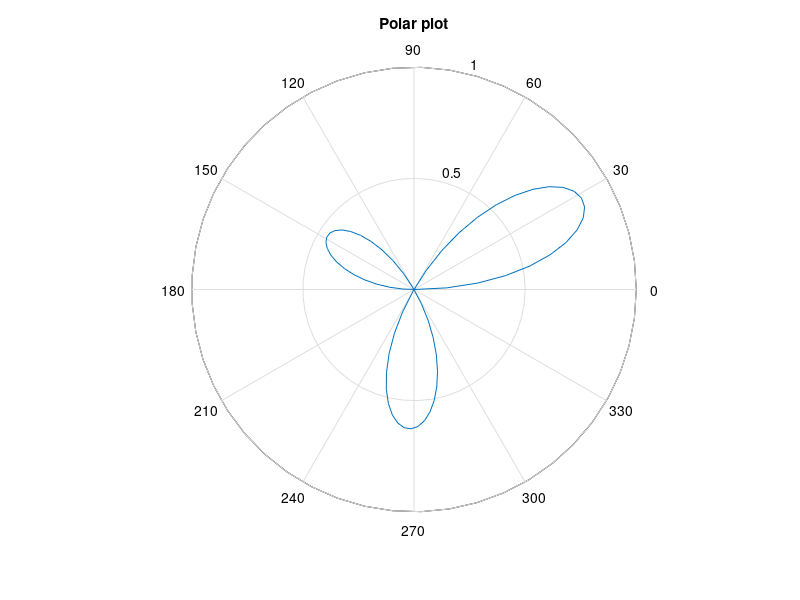

Reproduce this figure in MATLAB.
% f2_6 same as L2_6
% Copyright S. Nakamura, 1995
set(gcf, 'NumberTitle','off','Name', 'Figure 2.6; List 2.6')

clear,clf,hold off
t = 0:.05:pi+.01;
y = sin(3*t).*exp(-0.3*t);
polar(t,y)
title('Polar plot')
grid
